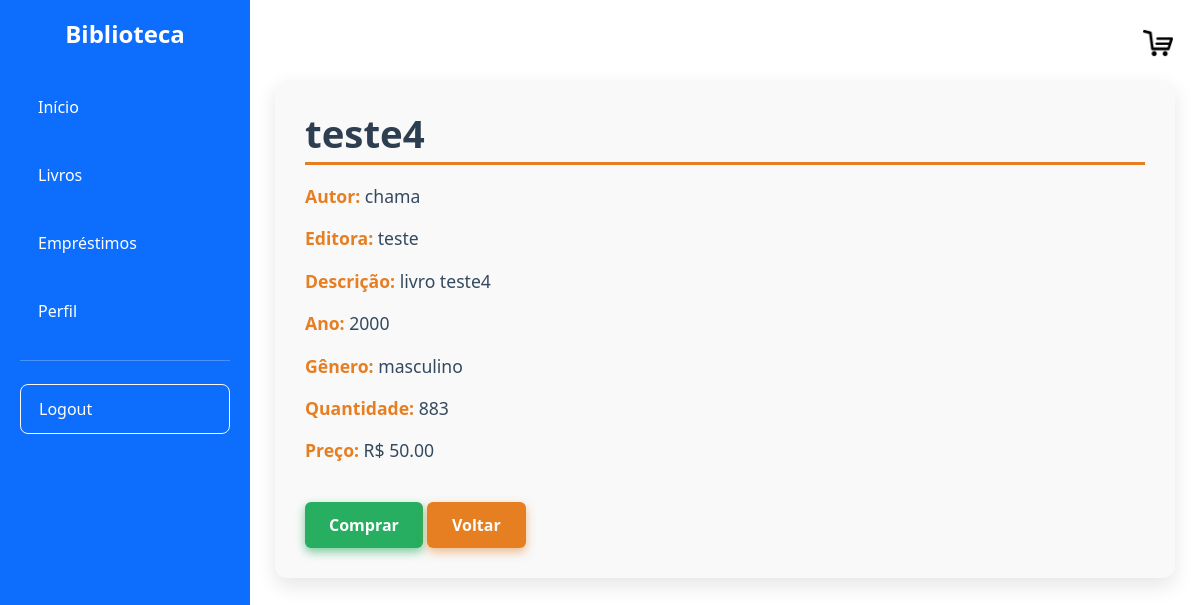
Page /livros/detalhes/4 (signed in) on the earlier database version.
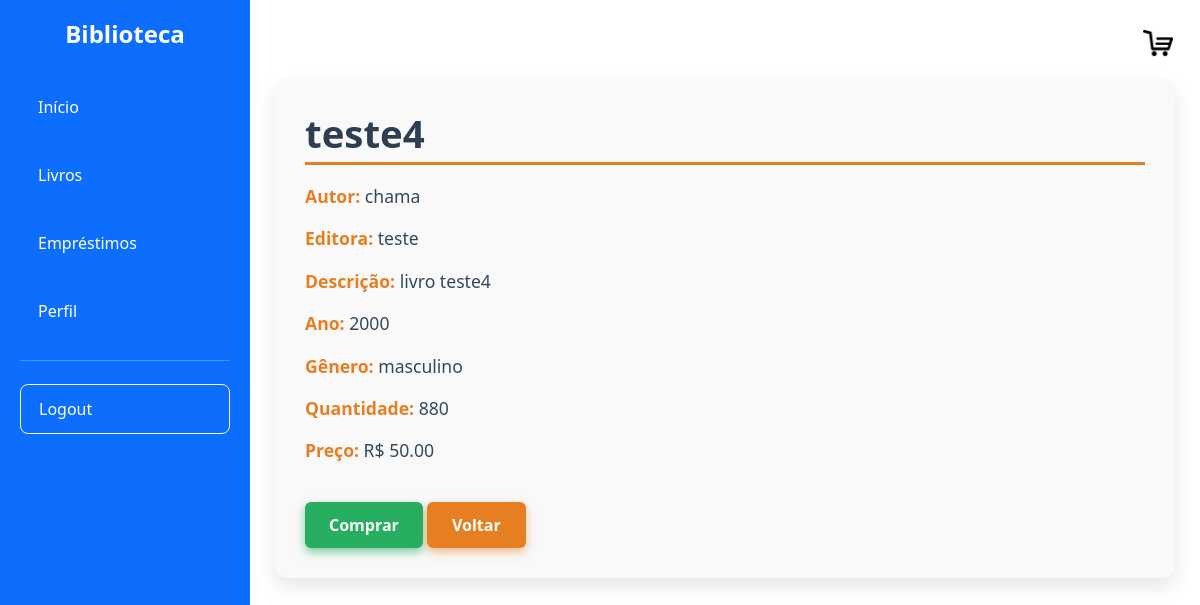
Same page on the later database version.
### models/livro.py (models this page shows)
class Livro(db.Model):
    __tablename__ = 'tb_livros'
    liv_id = db.Column(db.Integer, primary_key=True)
    liv_titulo = db.Column(db.String(200), nullable=False)
    liv_descricao = db.Column(db.String(450), nullable=False)
    liv_editora = db.Column(db.String(100))
    liv_ano = db.Column(db.Integer)
    liv_autor = db.Column(db.String(100))
    liv_genero = db.Column(db.String(50))
    liv_quantidade = db.Column(db.Integer)
    liv_preco = db.Column(db.Float, nullable=False, default=0.0)

### controllers/livros.py (the view)
@livros_bp.route("/detalhes/<int:livro_id>")
@login_required
def detalhes_livro(livro_id):
    livro = Livro.query.get_or_404(livro_id)
    return render_template("livros_detalhes.html", livro=livro)

### templates/livros_detalhes.html (shortened to what this page needs)
{% extends 'base.html' %}
{% block content %}
<link rel="stylesheet" href="{{ url_for('static', filename='livros_detalhes.css') }}">
  <div class="detalhes-container">
    <div class="info-livro">
      <h2>{{ livro.liv_titulo }}</h2>
      <p><strong>Autor:</strong> {{ livro.liv_autor }}</p>
      <p><strong>Editora:</strong> {{ livro.liv_editora }}</p>
      <p><strong>Descrição:</strong>  {{ (livro.liv_descricao) }}</p>
      <p><strong>Ano:</strong> {{ livro.liv_ano }}</p>
      <p><strong>Gênero:</strong> {{ livro.liv_genero }}</p>
      <p><strong>Quantidade:</strong> {{ livro.liv_quantidade }}</p>
      <p><strong>Preço:</strong> R$ {{ "%.2f"|format(livro.liv_preco) }}</p>
      <div class="botoes-container">
        <button class="btn-comprar">Comprar</button>
        <a href="{{ url_for('livros.lista_livros') }}" class="btn-voltar">Voltar</a>
      </div>
    </div>
  </div>
{% endblock %}

Differences in the rows shown:
changed Livro "teste4": liv_quantidade "883" → "880"
